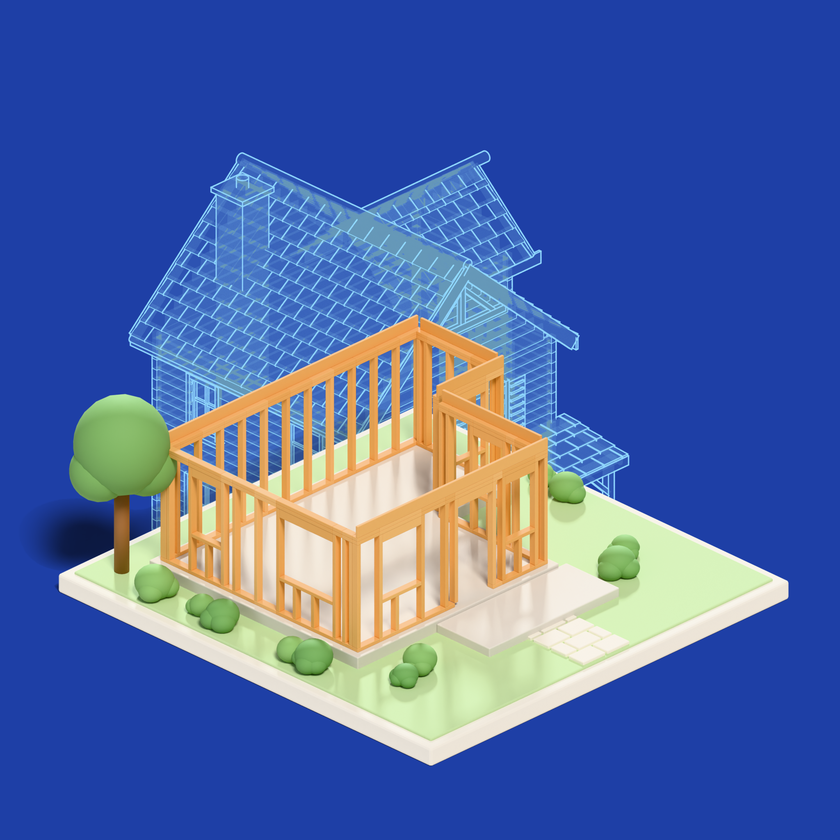
#> input picture design/blueprint-house/FIRST-LOOK.png, 840 x 840 px, shrunk from 2048 x 2048 before the run
$ python craft3_post.py ../FIRST-LOOK.png
#> lines starting #> are read from the running program, lines starting #| are printed output that depends on the picture
"""Soft page-shadow fade for Craft pass-3 PNGs (run after craft_post.py).

The dusk sky fill throws a broad soft shadow onto the catcher; near the canvas edges craft_post.py's hard
alpha<40 cut left a ragged contour. This fades only the shadow (low alpha), smoothly, toward every edge,
and leaves the object (alpha >= 200) untouched.
usage: python3 craft3_post.py <png>...   (in place)
"""
import sys
import numpy as np
from PIL import Image

BAND = 0.2
for f in sys.argv[1:]:
    im = np.array(Image.open(f).convert('RGBA')).astype(np.float32)
    h, w = im.shape[:2]
#> h = 840; w = 840
    yy, xx = np.mgrid[0:h, 0:w]
    d = np.minimum.reduce([xx, w - 1 - xx, yy, h - 1 - yy]).astype(np.float32) / (BAND * min(w, h))
    t = np.clip(d, 0, 1); ramp = t * t * (3 - 2 * t)               # smoothstep to 0 at the edge
#> after `t = np.clip(d, 0, 1)`:
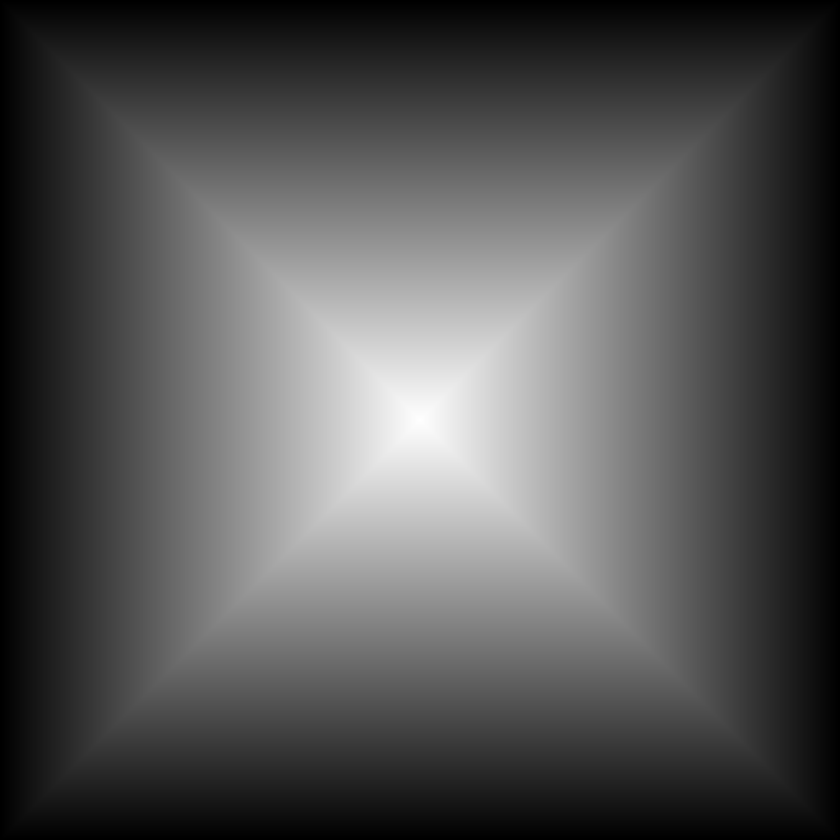
#> d: shape (840, 840) float32; min 0, max 2.49, mean 0.83; drawn with min black and max white
    a = im[:, :, 3]
#> a: shape (840, 840) float32; every value is 255
    s = np.clip((a - 120) / 80, 0, 1); keep = s * s * (3 - 2 * s)   # 1 for the object, 0 for the shadow
#> after `s = np.clip((a - 120) / 80, 0, 1)`: s: shape (840, 840) float32; every value is 1
    im[:, :, 3] = a * (keep + (1 - keep) * ramp)
    Image.fromarray(im.clip(0, 255).astype(np.uint8)).save(f, optimize=True)
    print('post3', f)
